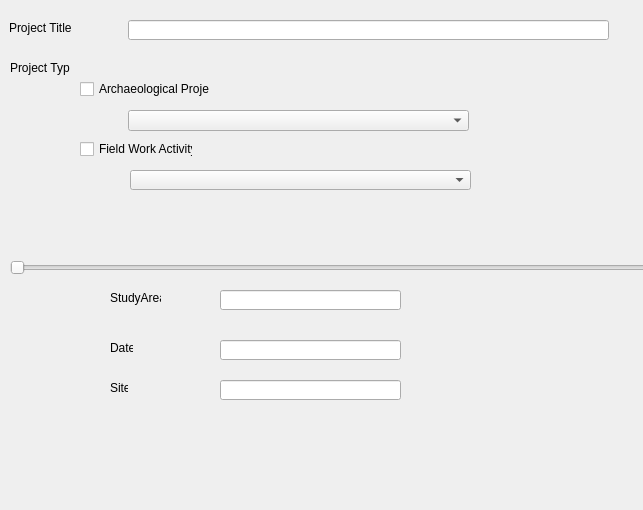
<?xml version="1.0" encoding="UTF-8"?>
<ui version="4.0">
 <class>Form</class>
 <widget class="QWidget" name="Form">
  <property name="geometry">
   <rect>
    <x>0</x>
    <y>0</y>
    <width>643</width>
    <height>510</height>
   </rect>
  </property>
  <property name="windowTitle">
   <string>Form</string>
  </property>
  <widget class="QLineEdit" name="lineEdit">
   <property name="geometry">
    <rect>
     <x>128</x>
     <y>20</y>
     <width>481</width>
     <height>20</height>
    </rect>
   </property>
  </widget>
  <widget class="QLabel" name="label">
   <property name="geometry">
    <rect>
     <x>9</x>
     <y>20</y>
     <width>111</width>
     <height>16</height>
    </rect>
   </property>
   <property name="text">
    <string>Project Title</string>
   </property>
  </widget>
  <widget class="QLabel" name="label_2">
   <property name="geometry">
    <rect>
     <x>10</x>
     <y>60</y>
     <width>60</width>
     <height>16</height>
    </rect>
   </property>
   <property name="text">
    <string>Project Type</string>
   </property>
  </widget>
  <widget class="QCheckBox" name="checkBox">
   <property name="geometry">
    <rect>
     <x>80</x>
     <y>80</y>
     <width>130</width>
     <height>18</height>
    </rect>
   </property>
   <property name="text">
    <string>Archaeological Project</string>
   </property>
  </widget>
  <widget class="QCheckBox" name="checkBox_2">
   <property name="geometry">
    <rect>
     <x>80</x>
     <y>140</y>
     <width>113</width>
     <height>18</height>
    </rect>
   </property>
   <property name="text">
    <string>Field Work Activity</string>
   </property>
  </widget>
  <widget class="QComboBox" name="comboBox">
   <property name="geometry">
    <rect>
     <x>128</x>
     <y>110</y>
     <width>341</width>
     <height>21</height>
    </rect>
   </property>
  </widget>
  <widget class="QLabel" name="label_4">
   <property name="geometry">
    <rect>
     <x>110</x>
     <y>340</y>
     <width>23</width>
     <height>16</height>
    </rect>
   </property>
   <property name="text">
    <string>Date</string>
   </property>
  </widget>
  <widget class="QLabel" name="label_3">
   <property name="geometry">
    <rect>
     <x>110</x>
     <y>380</y>
     <width>18</width>
     <height>16</height>
    </rect>
   </property>
   <property name="text">
    <string>Site</string>
   </property>
  </widget>
  <widget class="QComboBox" name="comboBox_2">
   <property name="geometry">
    <rect>
     <x>130</x>
     <y>170</y>
     <width>341</width>
     <height>20</height>
    </rect>
   </property>
  </widget>
  <widget class="QSlider" name="horizontalSlider">
   <property name="geometry">
    <rect>
     <x>10</x>
     <y>260</y>
     <width>661</width>
     <height>16</height>
    </rect>
   </property>
   <property name="orientation">
    <enum>Qt::Horizontal</enum>
   </property>
  </widget>
  <widget class="QLabel" name="label_5">
   <property name="geometry">
    <rect>
     <x>110</x>
     <y>290</y>
     <width>51</width>
     <height>16</height>
    </rect>
   </property>
   <property name="text">
    <string>StudyArea</string>
   </property>
  </widget>
  <widget class="QLineEdit" name="lineEdit_2">
   <property name="geometry">
    <rect>
     <x>220</x>
     <y>290</y>
     <width>181</width>
     <height>20</height>
    </rect>
   </property>
  </widget>
  <widget class="QLineEdit" name="lineEdit_3">
   <property name="geometry">
    <rect>
     <x>220</x>
     <y>340</y>
     <width>181</width>
     <height>20</height>
    </rect>
   </property>
  </widget>
  <widget class="QLineEdit" name="lineEdit_4">
   <property name="geometry">
    <rect>
     <x>220</x>
     <y>380</y>
     <width>181</width>
     <height>20</height>
    </rect>
   </property>
  </widget>
 </widget>
 <tabstops>
  <tabstop>lineEdit</tabstop>
  <tabstop>checkBox</tabstop>
  <tabstop>comboBox</tabstop>
  <tabstop>checkBox_2</tabstop>
  <tabstop>comboBox_2</tabstop>
  <tabstop>lineEdit_2</tabstop>
  <tabstop>lineEdit_3</tabstop>
  <tabstop>lineEdit_4</tabstop>
  <tabstop>horizontalSlider</tabstop>
 </tabstops>
 <resources/>
 <connections>
  <connection>
   <sender>label_5</sender>
   <signal>linkActivated(QString)</signal>
   <receiver>lineEdit_2</receiver>
   <slot>setText(QString)</slot>
   <hints>
    <hint type="sourcelabel">
     <x>158</x>
     <y>295</y>
    </hint>
    <hint type="destinationlabel">
     <x>242</x>
     <y>299</y>
    </hint>
   </hints>
  </connection>
  <connection>
   <sender>label_4</sender>
   <signal>linkActivated(QString)</signal>
   <receiver>lineEdit_3</receiver>
   <slot>setText(QString)</slot>
   <hints>
    <hint type="sourcelabel">
     <x>127</x>
     <y>348</y>
    </hint>
    <hint type="destinationlabel">
     <x>228</x>
     <y>349</y>
    </hint>
   </hints>
  </connection>
  <connection>
   <sender>label_3</sender>
   <signal>linkActivated(QString)</signal>
   <receiver>lineEdit_4</receiver>
   <slot>setText(QString)</slot>
   <hints>
    <hint type="sourcelabel">
     <x>126</x>
     <y>388</y>
    </hint>
    <hint type="destinationlabel">
     <x>230</x>
     <y>390</y>
    </hint>
   </hints>
  </connection>
 </connections>
</ui>
